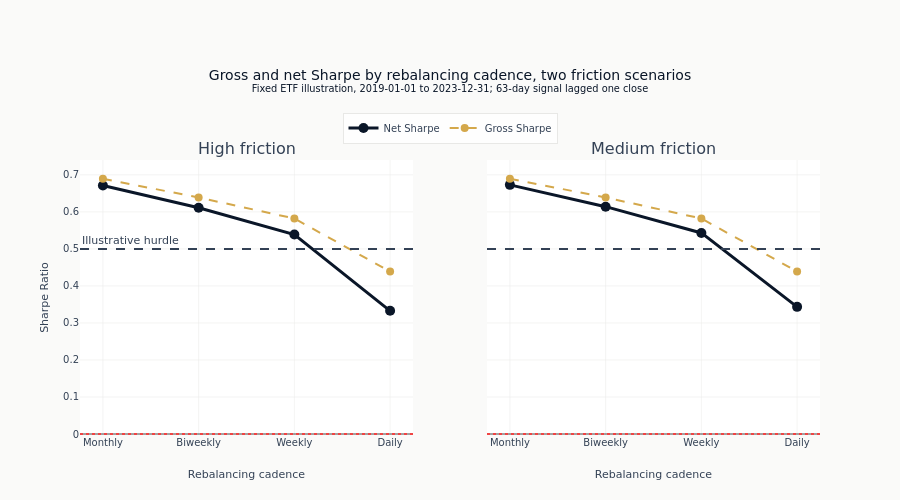

Notebook source saved alongside this figure:
### Markdown cell above
### Add an Illustrative Sharpe Hurdle

### Code cell
for col in [1, 2]:
    if col == 1:
        fig.add_hline(
            y=0.5,
            line_dash="dash",
            line_color=COLORS["neutral"],
            annotation_text="Illustrative hurdle",
            annotation_position="top left",
            row=1,
            col=col,
        )
    else:
        fig.add_hline(y=0.5, line_dash="dash", line_color=COLORS["neutral"], row=1, col=col)
    fig.add_hline(y=0, line_dash="dot", line_color=COLORS["negative"], row=1, col=col)

fig.update_layout(
    title=(
        "Gross and net Sharpe by rebalancing cadence, two friction scenarios"
        f"<br><sup>Fixed ETF illustration, {GROSS_START_DATE} to "
        f"{GROSS_END_DATE}; {MOMENTUM_LOOKBACK}-day signal lagged one close</sup>"
    ),
    yaxis_title="Sharpe Ratio",
    height=500,
    showlegend=True,
    legend=dict(orientation="h", yanchor="bottom", y=1.06, xanchor="center", x=0.5),
    margin=dict(t=160, b=65),
)
fig.update_xaxes(title_text="Rebalancing cadence")

show_plotly_with_alt(
    fig,
    "Two panels sharing a vertical Sharpe axis, one per friction scenario, each with a dashed "
    "gross line and a solid net line over the four cadences from monthly to daily. Both lines "
    "fall from left to right in both panels, the net line faster than the gross one, so the gap "
    "between them is widest at the daily end. The two panels are almost indistinguishable from "
    "one another. A dashed horizontal reference line marks the illustrative hurdle, and the net "
    "line crosses below it between the weekly and daily points.",
)

### Figure 1 — Plotly figure (JSON) as saved in the notebook; plotly's stock layout.template omitted (floating-point values rounded to 4 significant figures)
{"data": [{"line": {"color": "#0a1628", "width": 3}, "marker": {"size": 10}, "mode": "lines+markers", "name": "Net Sharpe", "showlegend": true, "type": "scatter", "x": ["Monthly", "Biweekly", "Weekly", "Daily"], "xaxis": "x", "y": [0.6711, 0.6112, 0.5388, 0.3328], "yaxis": "y"}, {"line": {"color": "#D4A84B", "dash": "dash", "width": 2}, "marker": {"size": 8}, "mode": "lines+markers", "name": "Gross Sharpe", "showlegend": true, "type": "scatter", "x": ["Monthly", "Biweekly", "Weekly", "Daily"], "xaxis": "x", "y": [0.6894, 0.6388, 0.5821, 0.4388], "yaxis": "y"}, {"line": {"color": "#0a1628", "width": 3}, "marker": {"size": 10}, "mode": "lines+markers", "name": "Net Sharpe", "showlegend": false, "type": "scatter", "x": ["Monthly", "Biweekly", "Weekly", "Daily"], "xaxis": "x2", "y": [0.6729, 0.614, 0.5431, 0.3434], "yaxis": "y2"}, {"line": {"color": "#D4A84B", "dash": "dash", "width": 2}, "marker": {"size": 8}, "mode": "lines+markers", "name": "Gross Sharpe", "showlegend": false, "type": "scatter", "x": ["Monthly", "Biweekly", "Weekly", "Daily"], "xaxis": "x2", "y": [0.6894, 0.6388, 0.5821, 0.4388], "yaxis": "y2"}], "layout": {"annotations": [{"font": {"size": 16}, "showarrow": false, "text": "High friction", "x": 0.225, "xanchor": "center", "xref": "paper", "y": 1.0, "yanchor": "bottom", "yref": "paper"}, {"font": {"size": 16}, "showarrow": false, "text": "Medium friction", "x": 0.775, "xanchor": "center", "xref": "paper", "y": 1.0, "yanchor": "bottom", "yref": "paper"}, {"showarrow": false, "text": "Illustrative hurdle", "x": 0, "xanchor": "left", "xref": "x domain", "y": 0.5, "yanchor": "bottom", "yref": "y"}], "height": 500, "legend": {"orientation": "h", "x": 0.5, "xanchor": "center", "y": 1.06, "yanchor": "bottom"}, "margin": {"b": 65, "t": 160}, "shapes": [{"line": {"color": "#334155", "dash": "dash"}, "type": "line", "x0": 0, "x1": 1, "xref": "x domain", "y0": 0.5, "y1": 0.5, "yref": "y"}, {"line": {"color": "#ef4444", "dash": "dot"}, "type": "line", "x0": 0, "x1": 1, "xref": "x domain", "y0": 0, "y1": 0, "yref": "y"}, {"line": {"color": "#334155", "dash": "dash"}, "type": "line", "x0": 0, "x1": 1, "xref": "x2 domain", "y0": 0.5, "y1": 0.5, "yref": "y2"}, {"line": {"color": "#ef4444", "dash": "dot"}, "type": "line", "x0": 0, "x1": 1, "xref": "x2 domain", "y0": 0, "y1": 0, "yref": "y2"}], "showlegend": true, "title": {"text": "Gross and net Sharpe by rebalancing cadence, two friction scenarios<br><sup>Fixed ETF illustration, 2019-01-01 to 2023-12-31; 63-day signal lagged one close</sup>"}, "xaxis": {"anchor": "y", "domain": [0.0, 0.45], "title": {"text": "Rebalancing cadence"}}, "xaxis2": {"anchor": "y2", "domain": [0.55, 1.0], "title": {"text": "Rebalancing cadence"}}, "yaxis": {"anchor": "x", "domain": [0.0, 1.0], "title": {"text": "Sharpe Ratio"}}, "yaxis2": {"anchor": "x2", "domain": [0.0, 1.0], "matches": "y", "showticklabels": false}}}
